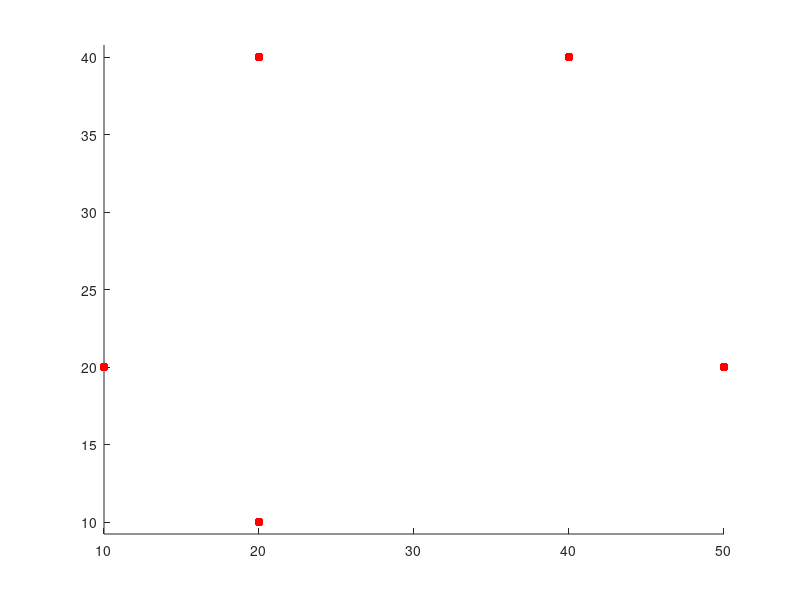

MATLAB code for this plot: (Note: this script raises an error after producing the figure.)
clear;
hold on; axis equal;
t0=0;t1=1;t2=2;t3=3;t4=4;
Px=[10 20 40 50 20];
Py=[20 40 40 20 10];
plot(Px,Py,'r.','MarkerSize',20);
syms a0 a1 a2 a3 a4 t;
syms b0 b1 b2 b3 b4;
ex(t)=a4*t^4+a3*t^3+a2*t^2+a1*t+a0;
ey(t)=b4*t^4+b3*t^3+b2*t^2+b1*t+b0;
e1=[ex(t0)==Px(1)...
    ex(t1)==Px(2)...
    ex(t2)==Px(3)...
    ex(t3)==Px(4)...
    ex(t4)==Px(5)];
e2=[ey(t0)==Py(1)...
    ey(t1)==Py(2)...
    ey(t2)==Py(3)...
    ey(t3)==Py(4)...
    ey(t4)==Py(5)];
mx=solve(e1,[a0 a1 a2 a3 a4]);
my=solve(e2,[b0 b1 b2 b3 b4]);
x(t)=subs(ex,[a0 a1 a2 a3 a4],[mx.a0,mx.a1,mx.a2,mx.a3,mx.a4]);
y(t)=subs(ey,[b0 b1 b2 b3 b4],[my.b0 my.b1 my.b2 my.b3 my.b4]);
fplot(x,y,[t0 t4],'k','LineWidth',3);
dx(t)=diff(x,t);
dy(t)=diff(y,t);
quiver(x(0.5),y(0.5),dx(0.5),dy(0.5),'g','LineWidth',3);